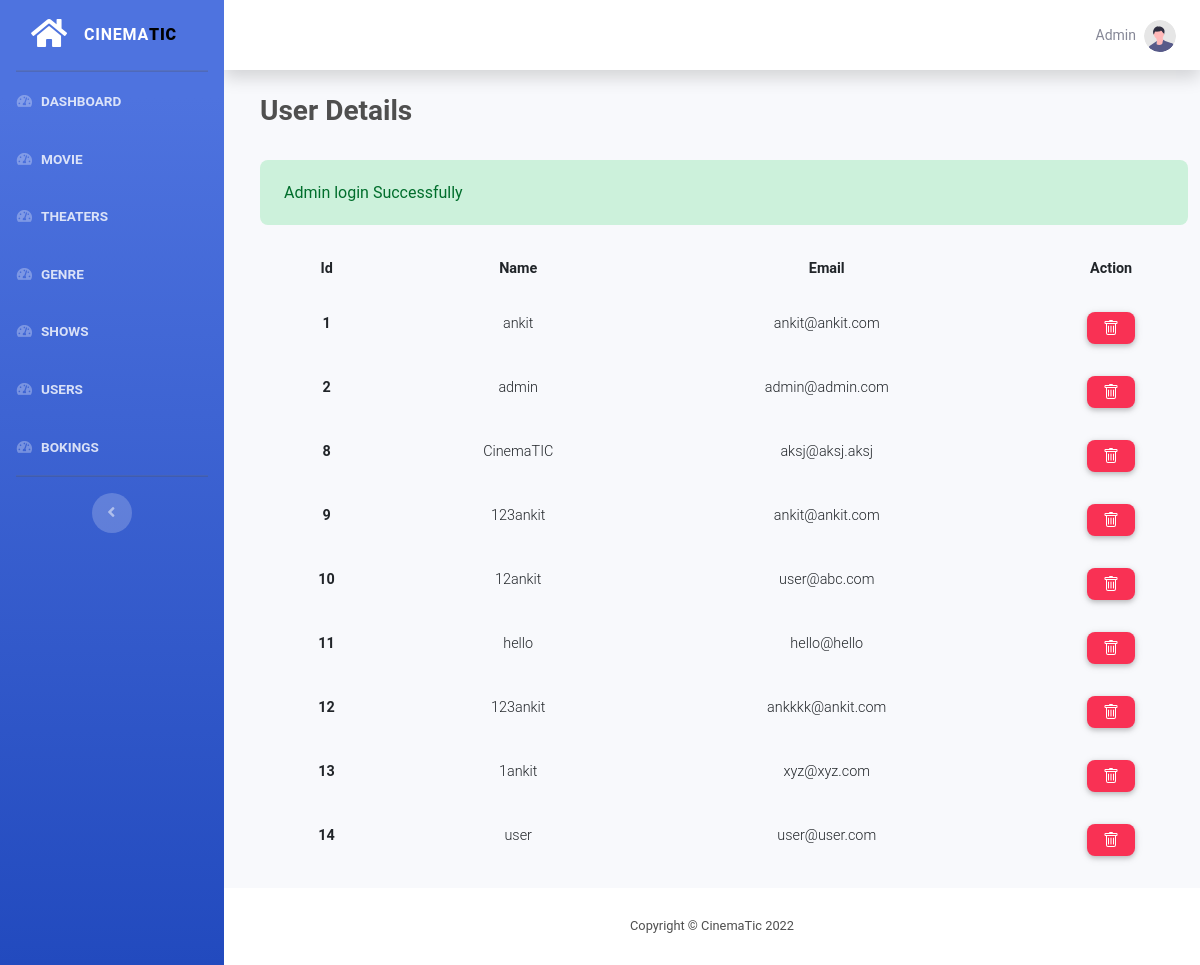
The app's page /admin/user/index.php (signed in), older data.
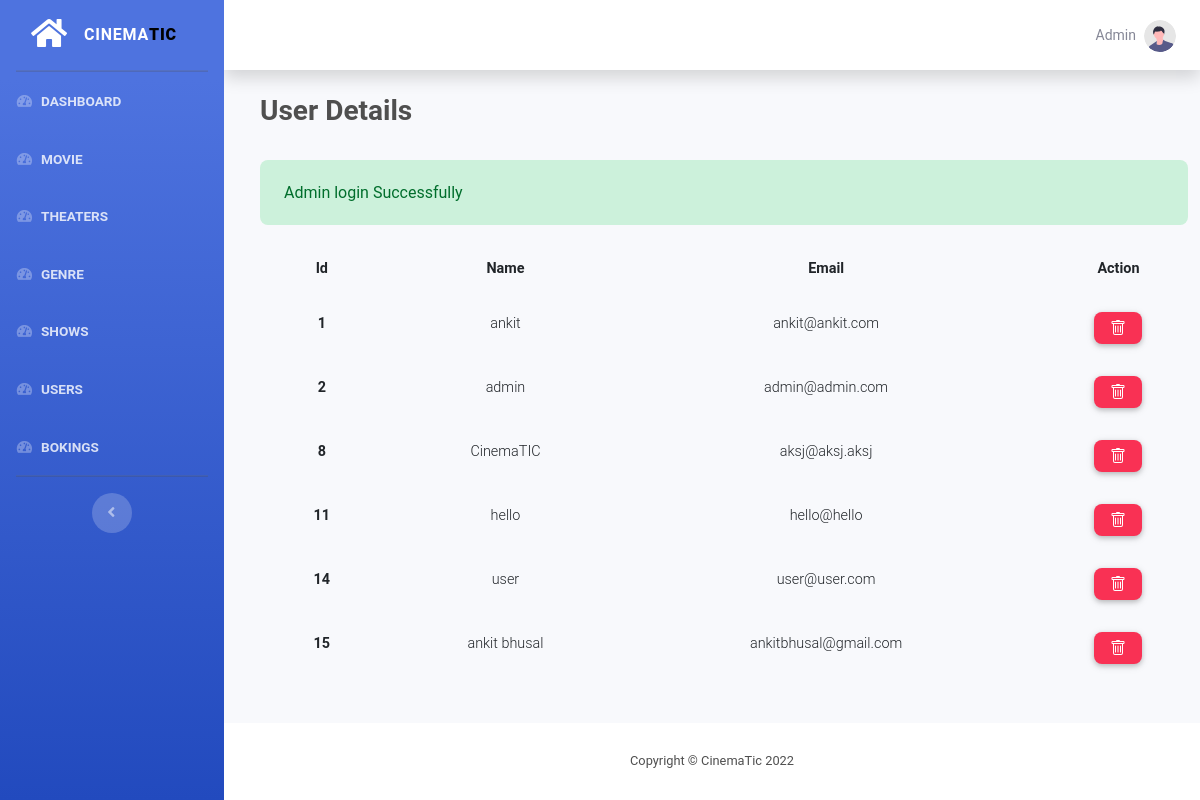
The same page, newer data.
### tables this page shows
CREATE TABLE `user` (
  `id` int(11) NOT NULL,
  `name` varchar(30) NOT NULL,
  `email` varchar(50) NOT NULL,
  `password` varchar(200) NOT NULL,
  `role` varchar(5) NOT NULL DEFAULT 'user'
);

### functions/functions.php (called while the page is built, shortened)
<?php
function hasSuccess()
{
    return !empty($_SESSION['success']);
}
function getSuccess()
{
    $msg = $_SESSION['success'] ?? '';
    return $msg;
}
function is_admin()
{
    $user = user();
    return true;
}
function check_admin()
{
    if (!is_admin()) {
        $login = "http://localhost/mtbs/login.php";
        Header("Location: " . $login);
    }
}

### functions/db.php (called while the page is built, shortened)
<?php
function pdo()
{
    $dbhost = "localhost";
    $dbname = "mtbs";
    $dbuser = "root";
    $dbpass = "";
    $options = [
        PDO::ATTR_DEFAULT_FETCH_MODE => PDO::FETCH_ASSOC
    ];
    $dsn = "mysql:host=" . $dbhost . ";dbname=" . $dbname;
    try {
        $pdo = new PDO($dsn, $dbuser, $dbpass, $options);
    } catch (PDOException $e) {
        die("Cannot Connect to Database: " . $e->getMessage());
    }
    return $pdo;
}
function is_logged()
{
    return true;
}
function user()
{
    if (is_logged()) {
        return find('user', $_SESSION['user_id']);
    }
    return false;
}
function where($table, $col, $opr, $val, $all = true)
{
    $pdo = pdo();
    $stmt = $pdo->prepare("SELECT * FROM $table WHERE $col $opr ?");
    $stmt->execute([$val]);
    return $stmt->fetch();
}
function find($table, $id)
{
    return where($table, 'id', '=', $id, false);
}
function all($table)
{
    $pdo = pdo();
    $stmt = $pdo->prepare("SELECT * FROM $table");
    $stmt->execute();
    return $stmt->fetchAll();
}

### admin/components/admin.php (called while the page is built, shortened)
<?php
include  __DIR__ . "/../../functions/db.php";
include  __DIR__ . "/../../functions/functions.php";
$result = check_admin();

### admin/user/index.php (the view, shortened to what this page needs)
<?php
require_once __DIR__ . "/../components/admin.php";
$result = all('user');
include  __DIR__ . "/../components/header.php";
include  __DIR__ . "/../components/sidebar.php";
?>
<div class="container-fluid">
    <div class="d-flex m-4 justify-content-between mb-4">
        <h3 class="font-weight-bold">User Details</h3>
    </div>
    <?php if (hasSuccess()) : ?>
        <div id="success" class="ml-4 alert alert-success">
            <?php echo getSuccess(); ?>
        </div>
    <?php endif; ?>
    <table class="table mx-4 table-responsive-md table-borderless">
        <thead>
            <tr>
                <th class="font-weight-bold text-center">Id</th>
                <th class="font-weight-bold text-center">Name</th>
                <th class="font-weight-bold text-center">Email</th>
                <th class="font-weight-bold text-center">Action</th>
            </tr>
        </thead>
        <tbody>
            <?php foreach ($result as $key) :
            ?>
                <tr>
                    <td class="font-weight-bold text-center"><?php echo $key['id']; ?></td>
                    <td class="text-center"><?php echo $key['name']; ?>
                    </td>
                    <td class="text-center">
                        <?php echo $key['email']; ?>
                    </td>
                    <td class="text-center">
                        <a class="btn btn-danger btn-sm rounded-5" style="height: 2rem;" onclick="confirmDelete(<?php echo $key['id']; ?>)" href="#!">
                        </a>
                    </td>
                </tr>
            <?php endforeach;  ?>
        </tbody>
    </table>
</div>
</div>
<?php include "../components/footer.php"; ?>

Row changes from the older to the newer data that the page shows:
removed user: id "9", name "123ankit", email "ankit@ankit.com"
removed user: id "10", name "12ankit", email "user@abc.com"
removed user: id "12", name "123ankit", email "ankkkk@ankit.com"
removed user: id "13", name "1ankit", email "xyz@xyz.com"
added user: id "15", name "ankit bhusal", email "ankitbhusal@gmail.com"
